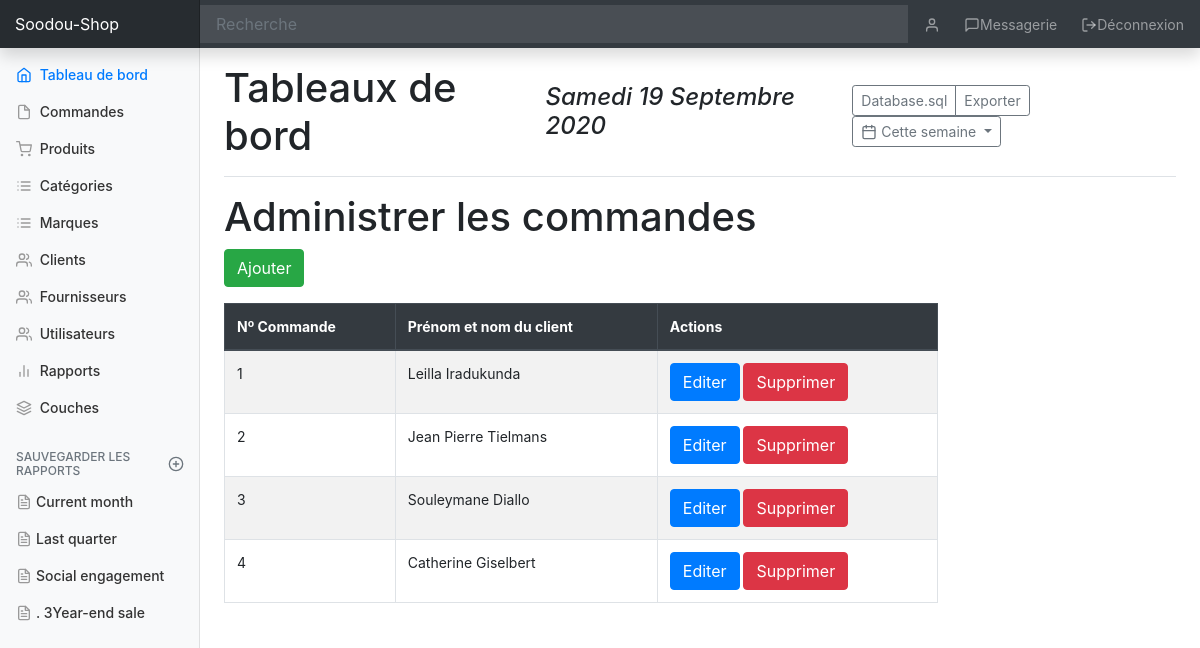
Page /admin.php?p=orders.index (signed in) on the committed database.
### tables this page shows
CREATE TABLE commandes (
    id int(11) AUTO_INCREMENT NOT NULL,
    date_commande DATE NOT NULL,
    date_reg DATE, 
    montant_reg DOUBLE, 
    mode_paiement VARCHAR(100),
    id_client INT(11),
    PRIMARY KEY (id),
    CONSTRAINT FK_Commande_id_cli FOREIGN KEY (id_client) REFERENCES clients (id) 
);

CREATE TABLE clients (
    id int(11) AUTO_INCREMENT NOT NULL,
    nom VARCHAR(100) NOT NULL,
    prenom VARCHAR(255),
    email VARCHAR(255) NOT NULL,
    mdp VARCHAR(100) NOT NULL,
    tel VARCHAR(100),
    cp INT(11),
    ville VARCHAR(255),
    adresse TEXT,
    id_pays VARCHAR(255) NOT NULL,
    PRIMARY KEY (id),
    CONSTRAINT FK_Client_id_pays FOREIGN KEY (id_pays) REFERENCES pays (id) 
);

### app/Autoloader.php (called while the page is built, shortened)
<?php
class Autoloader {
    static function autoload($class){
        if(strpos($class, __NAMESPACE__.'\\') === 0){
            $class = str_replace(__NAMESPACE__.'\\', '', $class);
            $class = str_replace('\\', '/', $class);
        }
    }
}
?>

### app/App.php (called while the page is built, shortened)
<?php
class App{
    private static $database;
    public static function getDatabase(){
        if(self::$database === null){
            self::$database = new Database(self::DB_NAME, self::DB_USER, self::DB_PASSWORD, self::DB_HOST);
        }
        return self::$database;
    }
}

### app/Database.php (called while the page is built, shortened)
<?php
class Database{
    private $db_host;
    private $db_name;
    private $db_user;
    private $db_password;
    private $pdo;
    public function __construct($db_name, $db_user='soodafwe_soul', $db_password='soodafwe_diallo',  $db_host='localhost'){
        $this->db_host = $db_host;
        $this->db_name = $db_name;
        $this->db_user = $db_user;
        $this->db_password = $db_password;
    }
    private function getPDO(){
        if($this->pdo === null){
            $pdo = new PDO("mysql:hostname={$this->db_host};dbname={$this->db_name}", $this->db_user, $this->db_password);
            $pdo->setAttribute(PDO::ATTR_ERRMODE, PDO::ERRMODE_EXCEPTION);
            $this->pdo = $pdo;
        }
        return $this->pdo;
    }
    public function query($statement, $class_name=null, $one='false'){
        $requete = $this->getPDO()->query($statement);
        if($class_name === null){
            $requete->setFetchMode(PDO::FETCH_OBJ);
        }else {
            $requete->setFetchMode(PDO::FETCH_CLASS, $class_name);
        }
        if($one){
            $data = $requete->fetch();
        }else{
            $data = $requete->fetchAll();
        }
        return $data;
    }
    public function prepare($statement, $attributes, $class_name=null, $one='false'){
        $requete = $this->getPDO()->prepare($statement);
        $res = $requete->execute( $attributes);
        if($class_name === null){
            $requete->setFetchMode(PDO::FETCH_OBJ);
        }else {
            $requete->setFetchMode(PDO::FETCH_CLASS, $class_name);
        }
        if($one){
            $data = $requete->fetch();
        }else{
            $data = $requete->fetchAll();
        }
        return $data;
    }
}

### app/Table/Table.php (called while the page is built, shortened)
<?php
class Table {
    public static function query($statement, $attributes=null, $one=false){
        if($attributes){
            return App::getDatabase()->prepare($statement, $attributes, get_called_class(), $one);
        }else{
            return App::getDatabase()->query($statement, get_called_class(), $one);
        }
    }
}

### app/Table/Commande.php (called while the page is built, shortened)
<?php
class Commande extends Table{
    protected static $table = "commandes";
    public static function getAll(){
        return self::query(
            "SELECT *
            FROM ".self::$table."");
    }
}

### app/Table/Client.php (called while the page is built, shortened)
<?php
class Client extends Table{
    public static function find($id){
        return self::query(
            "SELECT cli.id as id, cli.nom as nom, cli.prenom as prenom,
            cli.email as email, cli.mdp as mdp, cli.ville as ville ,cli.tel as tel,
            cli.cp as cp, cli.adresse as adresse,
            p.nom as pays
            FROM clients cli
            LEFT JOIN pays p
            ON cli.id_pays = p.id
            WHERE cli.id = ?",
            [$id], true);
    }
}

### pages/admin/orders/index.php (the view, shortened to what this page needs)
<?php
$orders = Commande::getAll();
?>
<h1>Administrer les commandes</h1>
<p>
    <a href="?p=orders.add" class="btn btn-success">Ajouter</a>
</p>
<table class="table table-bordered table-hover table-striped w-75">
    <thead class="thead-dark">
        <th>N<sup>o</sup> Commande</th>
        <th>Prénom et nom du client</th>
        <th>Actions</th>
    </thead>
    <tbody>
        <?php foreach($orders as $order):
            $customer = Client::find($order->id_client);
        ?>
        <tr>
            <td><?= $order->id ?></td>
            <td><?= $customer->prenom.' '.$customer->nom ?></td>
            <td >
                <a href="?p=orders.edit&id=<?= $order->id ?>" class="btn btn-primary">Editer</a>
                <form action="?p=orders.delete" method="POST" class="d-inline">
                    <button type="submit" class="btn btn-danger">Supprimer</button>
                </form>
            </td>
        </tr>
        <?php endforeach; ?>
    </tbody>
</table>

### rows in the picture
commandes: id "1", id_client.prenom "Leilla", id_client.nom "Iradukunda"
commandes: id "2", id_client.prenom "Jean Pierre", id_client.nom "Tielmans"
commandes: id "3", id_client.prenom "Souleymane", id_client.nom "Diallo"
commandes: id "4", id_client.prenom "Catherine", id_client.nom "Giselbert"
